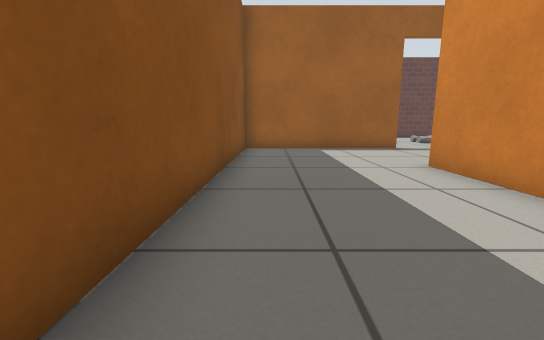
view 1 (above)

20 first-person views from a walk through a robot-simulator world made for Gazebo. The camera is 0.5 m above the floor, tilts 10° down and sees 90° across. Floor lines are 1 m apart. The floor is counted in squares, 0.5 m on a side. Each view is taken from the middle of a square. On the plan, view 1 faces up. The plan holds only what a view shows up to about 11 squares ahead; the rest is blank. Simple patterns stand in for the simulator's built-in surfaces.

view 2
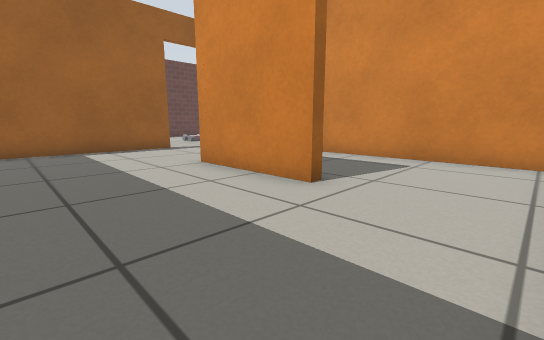

view 3
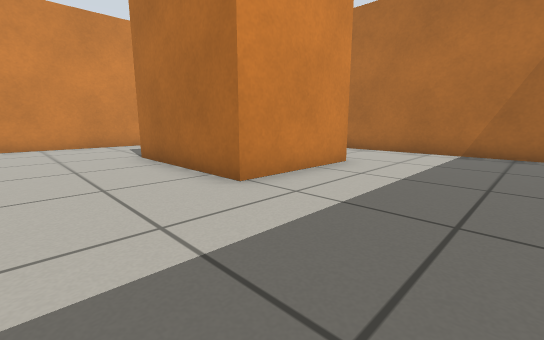

view 4
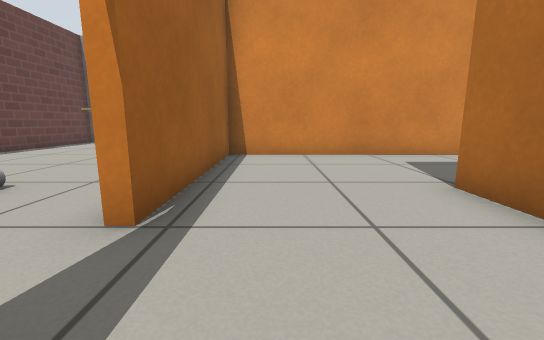

view 5
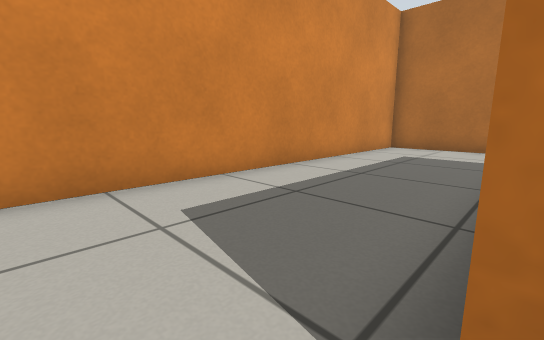

view 6
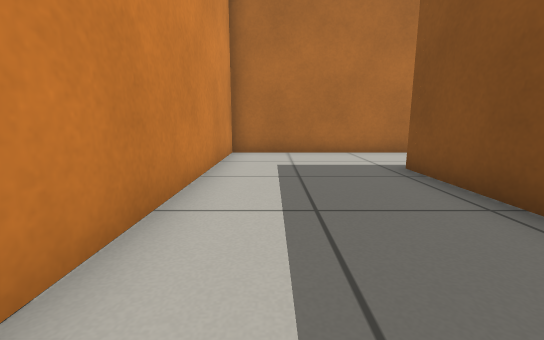

view 7
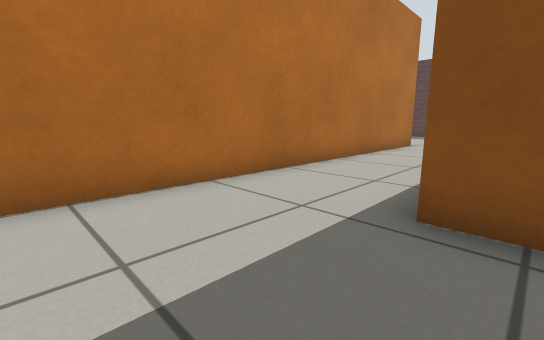

view 8
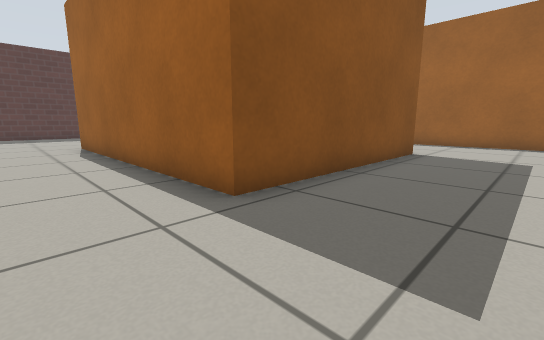

view 9
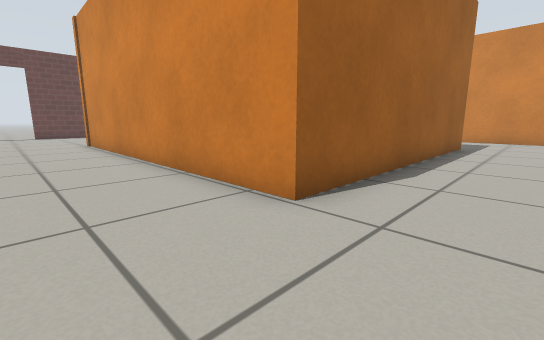

view 10
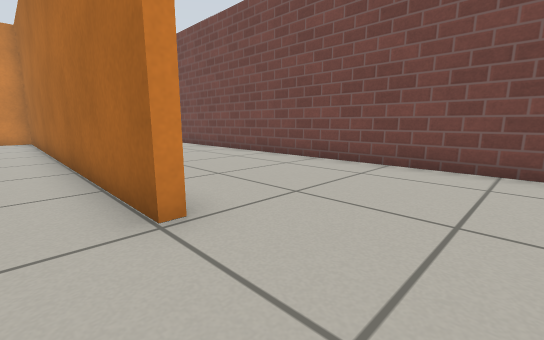

view 11
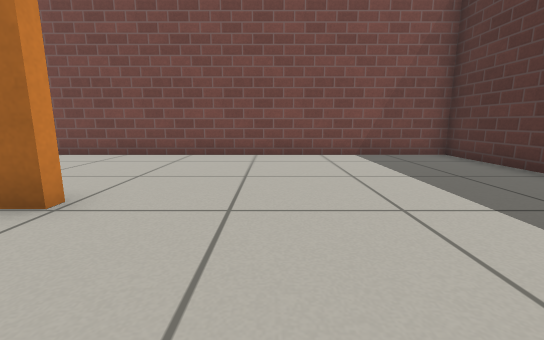

view 12
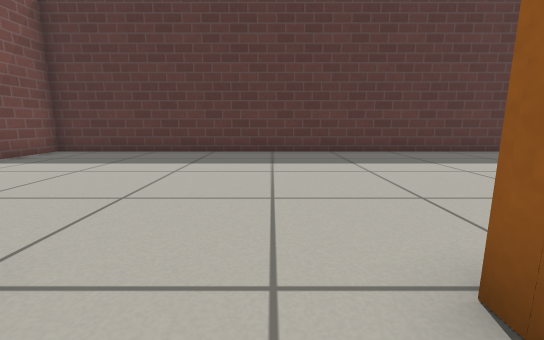

view 13
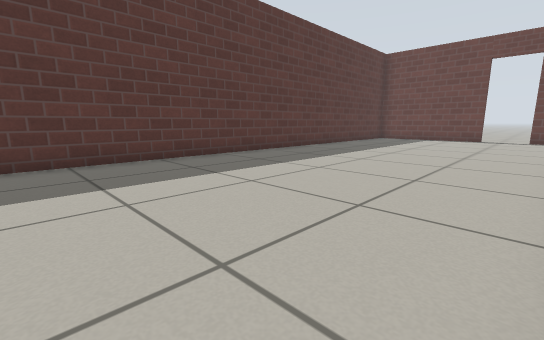

view 14
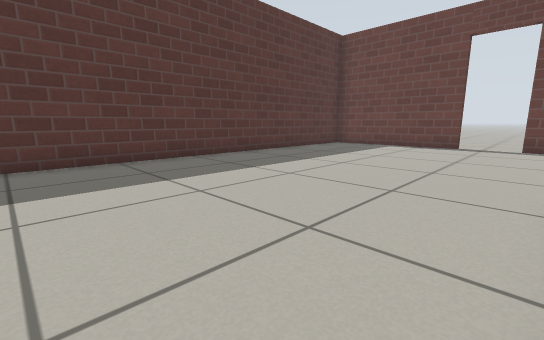

view 15
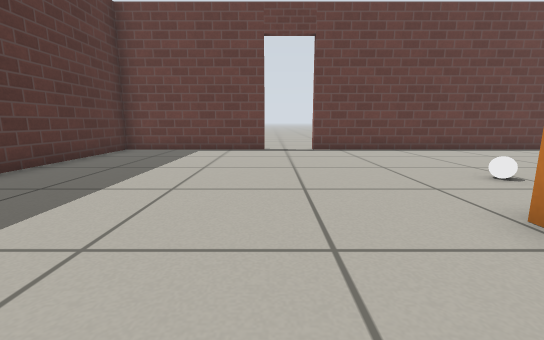

view 16
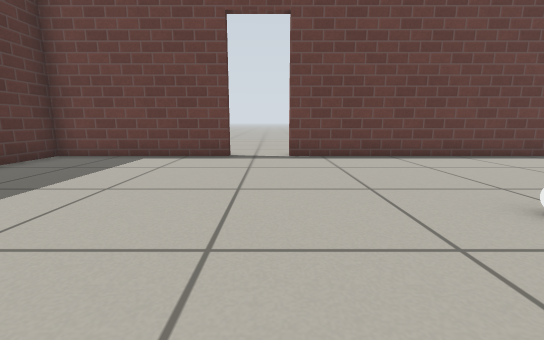

view 17
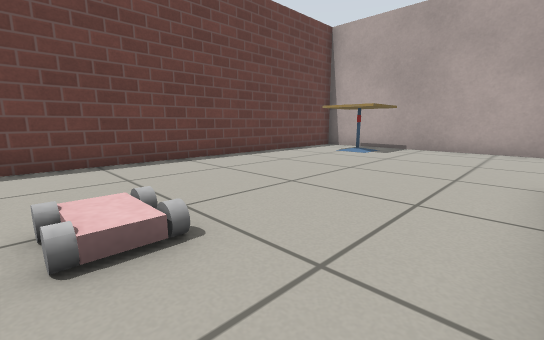

view 18
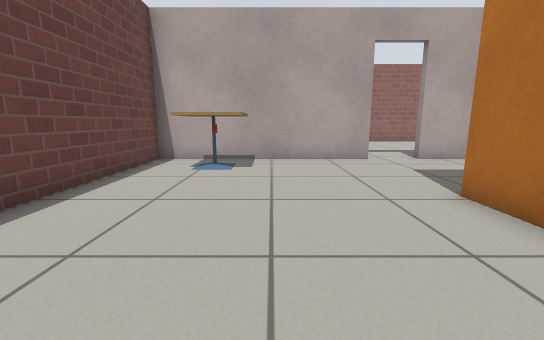

view 19
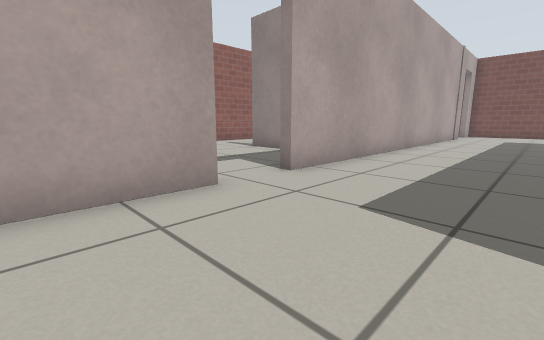

view 20
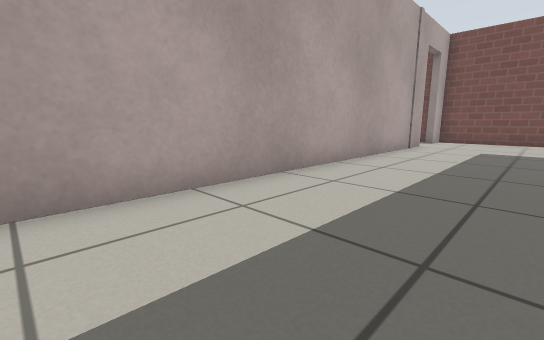

### Floor plan
Points are (right, up) in squares from view 1. A wall is a line through its corners. A room is listed if a view was taken in it or the views show most of it. See-through windows are left out.
Room 1 (views 1, 2, 3, 4, 5, 6, 7, 8, 12)
walls: (4, 2.7) (3.6, 2.7) (3.6, 6.2) (8.1, 6.2) (8.1, -0.8) (-1.4, -0.8); (-0.1, -0.5) (4.5, -0.5); (-1.4, -4) (12.3, -4) (12.4, 10.3) (6.5, 10.3); (4.8, 10.3) (-1, 10.3) (-1.1, 0.8)
ways out: opening at (-1, -2.5) to room 2; open door at (5.5, 10.5) to room 2; opening at (4, 1) to room 3
Room 2 (views 9, 10, 11, 13, 14, 15, 16, 17, 18, 19, 20)
walls: (-1.4, -0.8) (-1.3, 10.7); (-1.4, -4.4) (-1.4, -4); (-4.2, 18) (-9.3, 18) (-9.3, -9.4) (6.1, -9.4); (11.3, 10.6) (12.8, 10.6); (17.7, 10.5) (17.7, 18) (-2.5, 18); (14, -9.4) (15.1, -9.4); (17.7, -6.5) (17.7, 8.8)
ways out: opening at (-1, -2.5) to room 1; open door at (5.5, 10.5) to room 1; open door at (-3.5, 18); open door at (18, -7.5); open door at (18, 9.5)
objects: white ball (0, 13); cafe table (15, 15) to (17, 16)
Room 3 (no view inside)
walls: (7.8, -0.1) (7.8, 5.4); (4.5, -0.5) (5.5, -0.5)
ways out: opening at (4, 1) to room 1

Where each view was taken, in squares from view 1:
view 1: 0 up, 0 right, facing up
view 2: 0 up, 0 right, facing up-right
view 3: 9 up, 0 right, facing down-right
view 4: 9 up, 4 right, facing right
view 5: 7 up, 8 right, facing down-right
view 6: 5 up, 11 right, facing down
view 7: 0 up, 11 right, facing down-left
view 8: 3 down, 11 right, facing up-left
view 9: 3 down, 4 left, facing up-right
view 10: 3 down, 4 left, facing down-right
view 11: 1 down, 4 left, facing down
view 12: 2 down, 0 right, facing left
view 13: 1 up, 2 left, facing up-left
view 14: 6 up, 2 left, facing up-left
view 15: 8 up, 4 left, facing up
view 16: 10 up, 3 left, facing up
view 17: 11 up, 7 right, facing up-right
view 18: 14 up, 8 right, facing right
view 19: 13 up, 14 right, facing down-right
view 20: 6 up, 14 right, facing down-right
